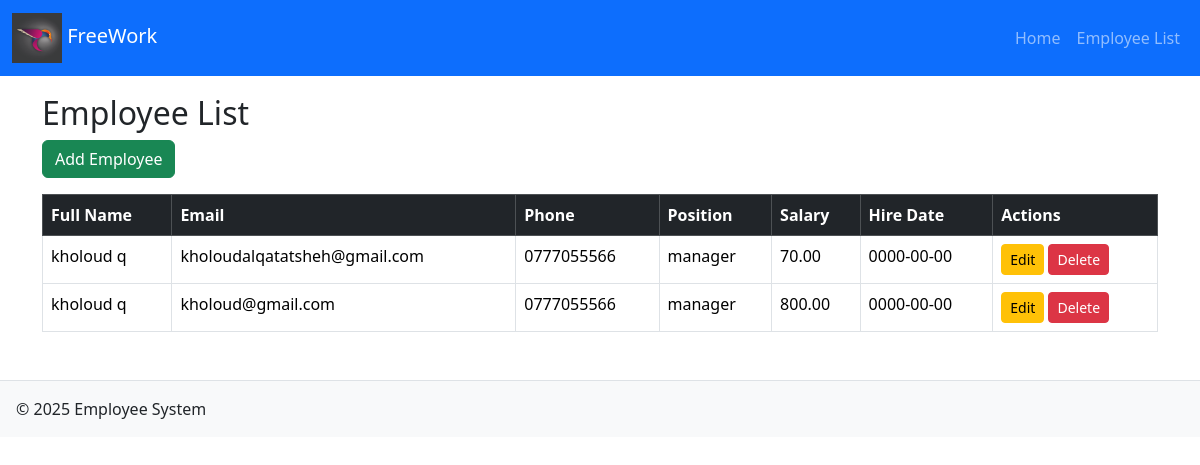
/employee_list.php, run on the app's committed database.
### tables this page shows
CREATE TABLE `employees` (
  `id` int(11) NOT NULL,
  `full_name` varchar(255) NOT NULL,
  `email` varchar(255) NOT NULL,
  `phone` varchar(50) DEFAULT NULL,
  `position` varchar(100) DEFAULT NULL,
  `salary` decimal(10,2) DEFAULT NULL,
  `hire_date` date DEFAULT NULL,
  `created_at` timestamp NOT NULL DEFAULT current_timestamp()
);

### employee_list.php (the view)
<?php include 'includes/header.php'; ?>
<?php include 'includes/connect.php'; ?>
<h2>Employee List</h2>
<button class="btn btn-success mb-3" data-bs-toggle="modal" data-bs-target="#employeeModal">Add Employee</button>
<?php
$result = $conn->query("SELECT * FROM employees ORDER BY id DESC");
?>
<table class="table table-bordered bg-white">
    <thead class="table-dark">
        <tr>
            <th>Full Name</th><th>Email</th><th>Phone</th><th>Position</th><th>Salary</th><th>Hire Date</th><th>Actions</th>
        </tr>
    </thead>
    <tbody>
    <?php if($result->num_rows > 0): ?>
        <?php while($emp = $result->fetch_assoc()): ?>
        <tr>
            <td><?= htmlspecialchars($emp['full_name']) ?></td>
            <td><?= htmlspecialchars($emp['email']) ?></td>
            <td><?= htmlspecialchars($emp['phone']) ?></td>
            <td><?= htmlspecialchars($emp['position']) ?></td>
            <td><?= htmlspecialchars($emp['salary']) ?></td>
            <td><?= htmlspecialchars($emp['hire_date']) ?></td>
            <td>
                <button class="btn btn-sm btn-warning"
                    data-bs-toggle="modal"
                    data-bs-target="#employeeModal"
                    data-id="<?= $emp['id'] ?>"
                    data-name="<?= htmlspecialchars($emp['full_name'], ENT_QUOTES) ?>"
                    data-email="<?= htmlspecialchars($emp['email'], ENT_QUOTES) ?>"
                    data-phone="<?= htmlspecialchars($emp['phone'], ENT_QUOTES) ?>"
                    data-position="<?= htmlspecialchars($emp['position'], ENT_QUOTES) ?>"
                    data-salary="<?= $emp['salary'] ?>"
                    data-hire="<?= $emp['hire_date'] ?>">
                    Edit
                </button>
                <a href="actions/employees.php?delete=<?= $emp['id'] ?>"
                   class="btn btn-sm btn-danger"
                   onclick="return confirm('Are you sure you want to delete this employee?')">Delete</a>
            </td>
        </tr>
        <?php endwhile; ?>
    <?php else: ?>
        <tr><td colspan="7" class="text-center">No employees found</td></tr>
    <?php endif; ?>
    </tbody>
</table>
<?php include 'includes/footer.php'; ?>

### includes/header.php (shortened to what this page needs)
<!DOCTYPE html>
<html lang="en">
<head>
<link href="https://cdn.jsdelivr.net/npm/bootstrap@5.3.3/dist/css/bootstrap.min.css" rel="stylesheet">
</head>
<body>
<nav class="navbar navbar-expand-lg navbar-dark bg-primary fixed-top">
  <div class="container-fluid">
    <a class="navbar-brand" href="index.php">
      <img src="kk.png" alt="Logo" class="logo"> FreeWork
    </a>
    <div class="collapse navbar-collapse">
      <ul class="navbar-nav ms-auto">
        <li class="nav-item"><a class="nav-link" href="index.php">Home</a></li>
        <li class="nav-item"><a class="nav-link" href="employee_list.php">Employee List</a></li>
      </ul>
    </div>
  </div>
</nav>
<div class="container mt-4">

### includes/footer.php (shortened to what this page needs)
</div>
<footer class="bg-light text-center text-lg-start mt-5 p-3 border-top">
  &copy; <?= date('Y') ?> Employee System
</footer>
</body>
</html>

### includes/header.php (style rules this page uses)
body { padding-top: 70px; }
.logo { height: 50px; }

### data on the page
employees: full_name "kholoud q", email "kholoudalqatatsheh@gmail.com", phone "0777055566", position "manager", salary "70.00", hire_date "0000-00-00"
employees: full_name "kholoud q", email "kholoud@gmail.com", phone "0777055566", position "manager", salary "800.00", hire_date "0000-00-00"
